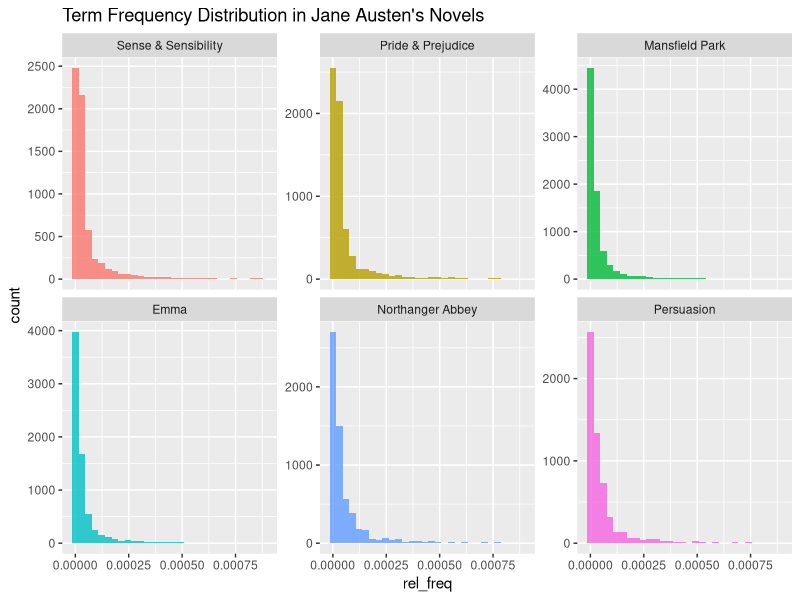

Source code (R):


rm(list = ls())

# td / idf see notes.

library(dplyr)
library(janeaustenr)
library(tidytext)

# count of words by book
book_words <- austen_books() %>%
  unnest_tokens(word, text) %>%
  count(book, word, sort = TRUE) %>%
  ungroup()

# there are six books
unique(book_words$book)

# words for each book
total_words <-  book_words %>% 
  group_by(book) %>% 
  summarize(total = sum(n))

book_words <- left_join(book_words, total_words)
book_words %>% head()

# calculate relative frequency
book_words$rel_freq <- book_words$n / book_words$total


library(ggplot2)

# create a historgram.  All books have long tails
ggplot(book_words, aes(rel_freq, fill = book)) +
  geom_histogram(alpha = 0.8, show.legend = FALSE) +
  xlim(NA, 0.0009) +
  labs(title = "Term Frequency Distribution in Jane Austen's Novels") +
  facet_wrap(~book, ncol = 3, scales = "free_y")


# word is the word, book is the factor, n = number of words in the book.
# if the word is in all books then its idf term will be zero as the log of 1 is zero
# this will make the tf-idf term zero.
book_words <- book_words %>% bind_tf_idf(word, book, rel_freq)
book_words

book_words %>% arrange(desc(tf_idf))
# notice here how the words are proper nouns. 

#  My favorite one is "that TF-IDF measures how surprising 
# it is to see the query keywords in a document given a 
# known distribution of these keywords in the text collection."

# perhaps another interpretation is how certain words can be used to
# identify a particular corpus.

# graphs and other stuff not done.
